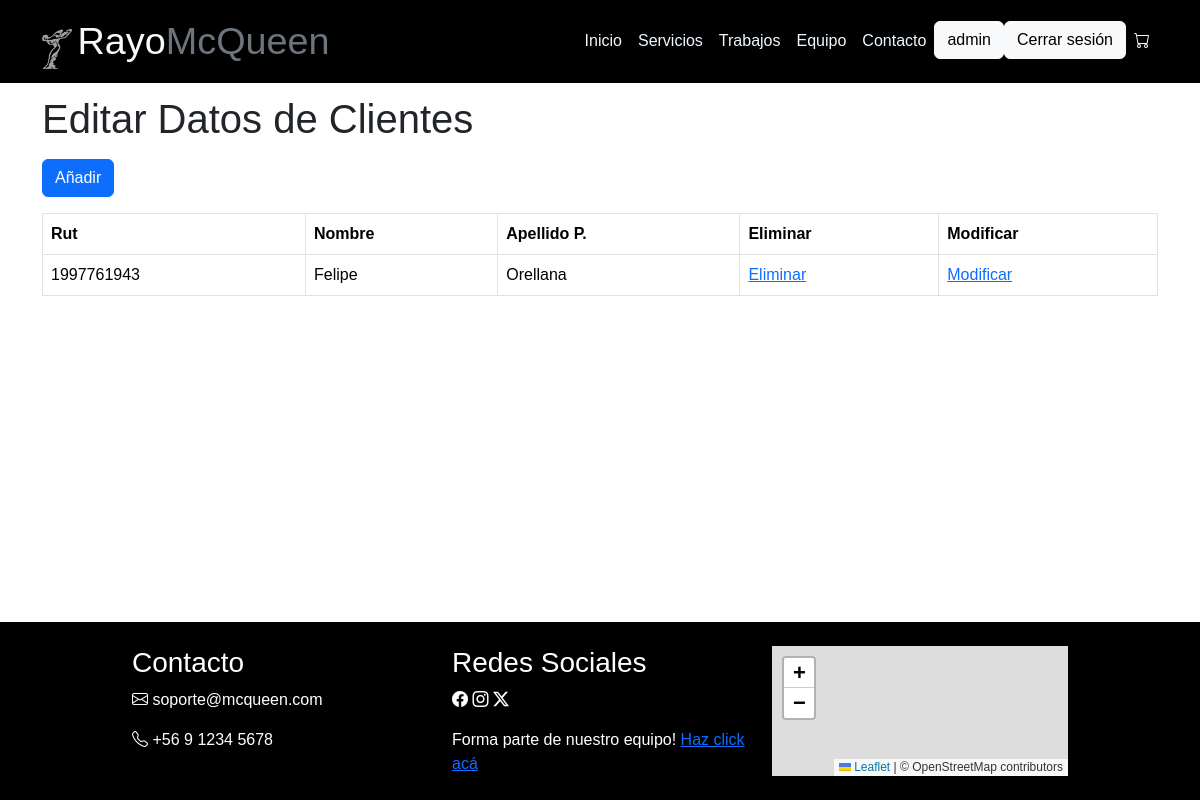
The page /administrador/crud (signed in) on the database as committed earlier.
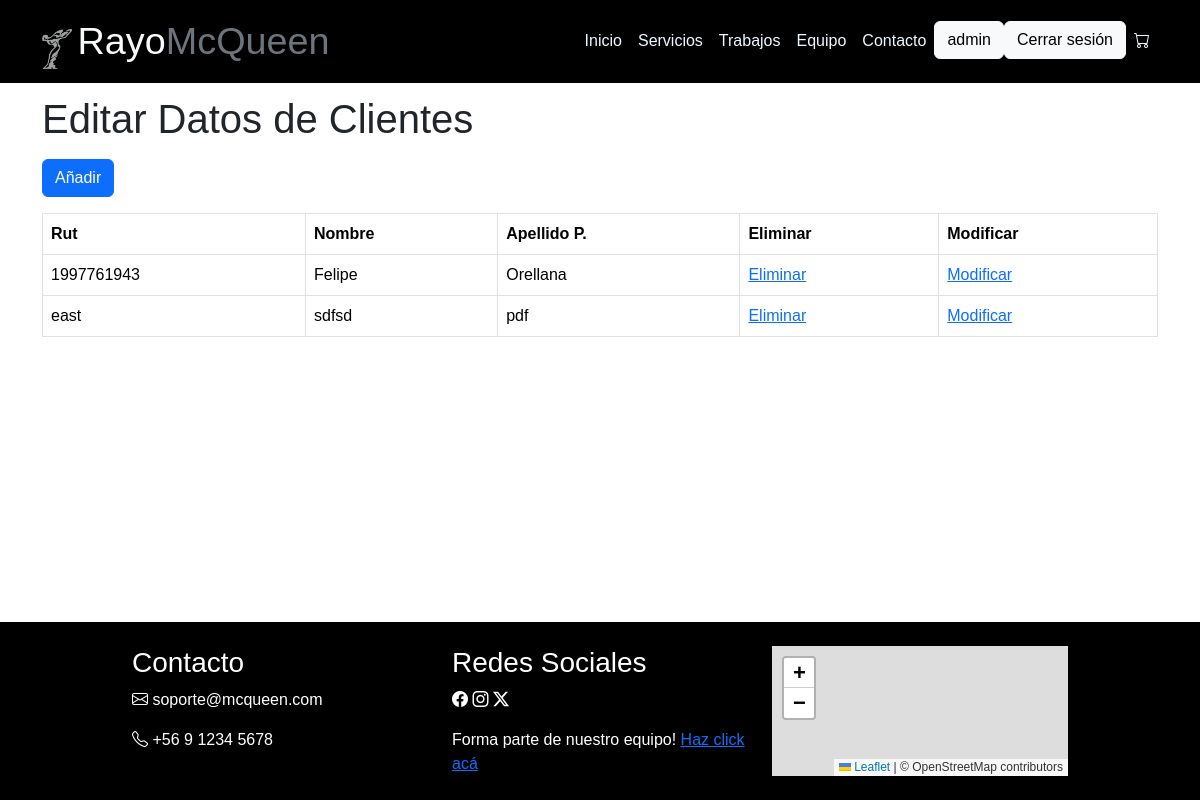
The same page on the database as committed later.
### administrador/models.py (models this page shows, shortened)
class Cliente(models.Model):
    rut              = models.CharField(primary_key=True, max_length=10)
    nombre           = models.CharField(max_length=20)
    apellido_paterno = models.CharField(max_length=20)
    apellido_materno = models.CharField(max_length=20)
    fecha_nacimiento = models.DateField(blank=False, null=False)
    id_genero        = models.ForeignKey('Genero',on_delete=models.CASCADE, db_column='idGenero')
    telefono         = models.CharField(max_length=45)
    email            = models.EmailField(unique=True, max_length=100, blank=True, null=True)
    direccion        = models.CharField(max_length=50, blank=True, null=True)
    activo           = models.IntegerField()

### administrador/views.py (the view)
# urls.py: path('crud', views.crud, name='crud'),
@login_required
@permission_required('administrador.can_add_usuario', login_url='index')
def crud(request):
    clientes = Cliente.objects.all()
    context={"clientes": clientes}
    return render(request, 'administrador/clientes_list.html', context)

### administrador/templates/administrador/clientes_list.html (shortened to what this page needs)
{% load static %}
<!DOCTYPE html>
<html lang="en">
  <head>
  </head>
  <body>
    <div id="navbar">{% include 'taller/navbar.html' %}</div>
    <div class="container" style="margin-top: 1%">
      <h1 class="mb-3">Editar Datos de Clientes</h1>
      <a
        class="btn btn-primary mb-3"
        href="{% url 'clientesAdd' %}"
        role="button"
        >Añadir</a
      >
      <table class="table table-bordered">
        <thead>
          {% if clientes %}
          <th>Rut</th>
          <th>Nombre</th>
          <th>Apellido P.</th>
          <th>Eliminar</th>
          <th>Modificar</th>
          {% for x in clientes %}
          <tr>
            <td>{{ x.rut }}</td>
            <td>{{ x.nombre }}</td>
            <td>{{ x.apellido_paterno }}</td>
            <td><a href="{% url 'clientes_del' pk=x.rut %}">Eliminar</a></td>
            <td>
              <a href="{% url 'clientes_findEdit' pk=x.rut %}">Modificar</a>
            </td>
          </tr>
          {% endfor %} {% endif %}
        </thead>
      </table>
    </div>
    <div id="footer">{% include 'taller/footer.html' %}</div>
  </body>
</html>

Rows that differ between the two databases and show on the page:
added Cliente: rut "east", nombre "sdfsd", apellido_paterno "pdf"
